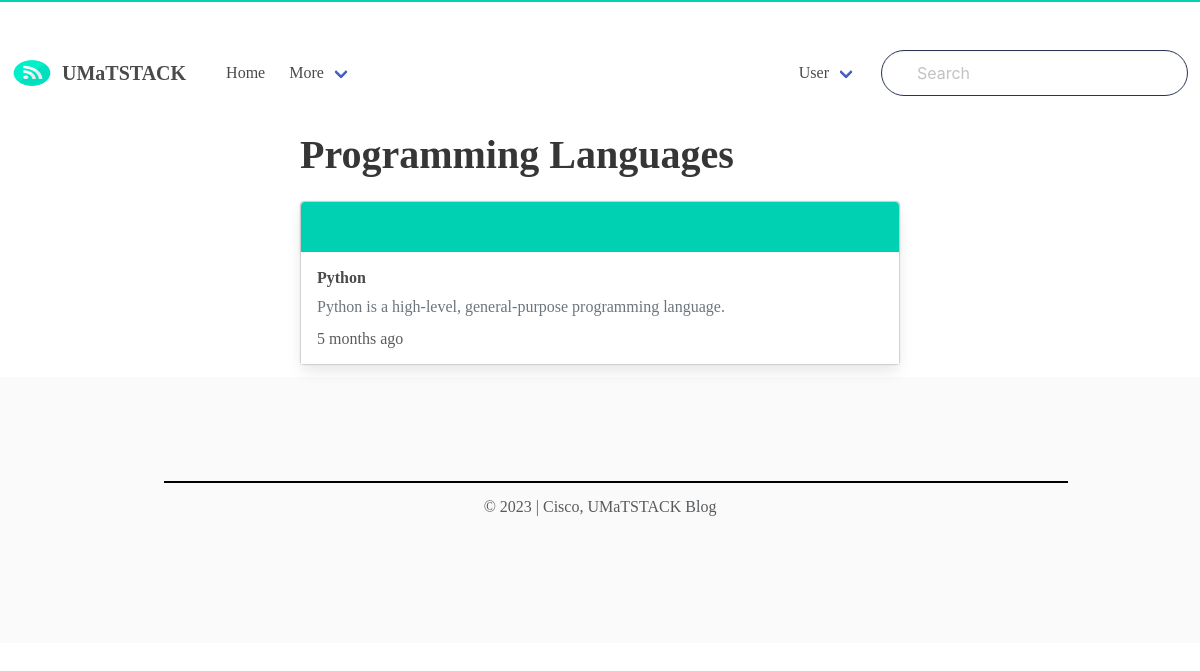
/programming-languages/, run on the app's committed database.
### blog/models.py (models this page shows, shortened)
class Post(models.Model):
    ACTIVE = 'active'
    DRAFT = 'draft'
    CHOICES_STATUS = (
        (ACTIVE, 'Active'),
        (DRAFT, 'Draft')
    )
    category = models.ForeignKey(Category, related_name='posts', on_delete=models.CASCADE)
    title = models.CharField(max_length=255)
    slug = models.SlugField()
    intro = RichTextField(max_length=400)
    body = RichTextUploadingField()
    author=models.CharField(max_length=100)
    created_at = models.DateTimeField(default=timezone.now)
    updated = models.DateTimeField(auto_now_add=True)
    status = models.CharField(max_length=10, choices=CHOICES_STATUS, default=ACTIVE)
    thumbnail=models. ImageField(upload_to='uploads/thumbnail')
    class Meta:
        ordering = ('-created_at',)

class Category(models.Model):
    title = models.CharField(max_length=255)
    slug = models.SlugField()
    class Meta:
        ordering = ('title',)
        verbose_name_plural = 'Categories'
    def __str__(self):
        return self.title

### blog/views.py (the view)
# urls.py: path('<slug:slug>/',category, name='category_detail'),
def category(request, slug):
    categorys = get_object_or_404(Category, slug=slug)
    posts = categorys.posts.filter(status=Post.ACTIVE)
    return render(request, 'main/category.html', {'categorys': categorys, 'posts': posts})

### templates/main/category.html (shortened to what this page needs)
{% extends 'layout/base.html' %}
{% block content %}
<div class="container">
    <div class="column is-8 is-offset-2">
    <div class="content is-medium">
{% for post in posts %}
        <h1>{{post.category}}</h1>
    </div>
{%endfor%}
<div class="card">
{% for post in posts %}
  <h5 class="card-header" style="background-color: #00d1b2; height:50px;"></h5>
  <div class="card-body">
    <h5 class="card-title"><b>{{post.title}}</b></h5>
    <a href="{% url 'post_detail' post.category.slug post.slug %}" class="link-secondary">
    <p class="card-text ">{{post.intro|safe}}</p>
    </a>
    <h2 class="text-muted" style="padding-top:10px;">{{ post.created_at|timesince }} ago</h2>
  </div>
</div>
{% empty %}
    <div class="content">
      <p>There is no posts in this category...</p>
        </div>
{% endfor %}
</div>
</div>
{% endblock %}

### static/ublog/css/account.css (style rules this page uses)
.card-header,.card-footer,.card-body { border: none; background-color: white; }
div { color: grey; }

### static/ublog/css/gen.css (style rules this page uses)
body { margin: 0 auto; border-top: 2px solid #00d1b2;; }
* { font-family: Georgia, serif; }

### data on the page
Post: category "Programming Languages", title "Python", intro "Python is a high-level, general-purpose programming language.", created_at "5 months"
